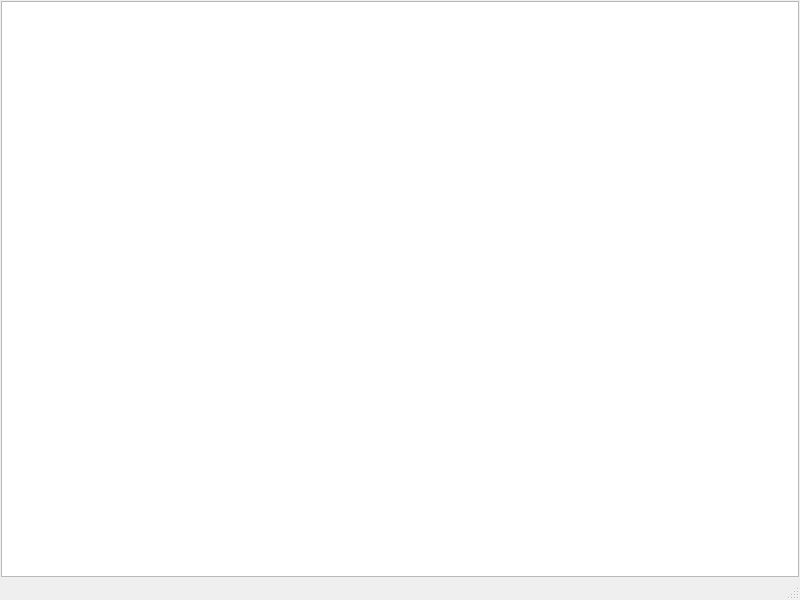
<?xml version="1.0" encoding="UTF-8"?>
<ui version="4.0">
 <class>MainWindow</class>
 <widget class="QMainWindow" name="MainWindow">
  <property name="geometry">
   <rect>
    <x>0</x>
    <y>0</y>
    <width>800</width>
    <height>600</height>
   </rect>
  </property>
  <property name="windowTitle">
   <string>MainWindow</string>
  </property>
  <widget class="QWidget" name="centralwidget">
   <layout class="QVBoxLayout" name="verticalLayout">
    <property name="spacing">
     <number>1</number>
    </property>
    <property name="leftMargin">
     <number>1</number>
    </property>
    <property name="topMargin">
     <number>1</number>
    </property>
    <property name="rightMargin">
     <number>1</number>
    </property>
    <property name="bottomMargin">
     <number>1</number>
    </property>
    <item>
     <widget class="QTextBrowser" name="textBrowser"/>
    </item>
   </layout>
  </widget>
  <widget class="QStatusBar" name="statusbar"/>
 </widget>
 <resources/>
 <connections/>
</ui>
